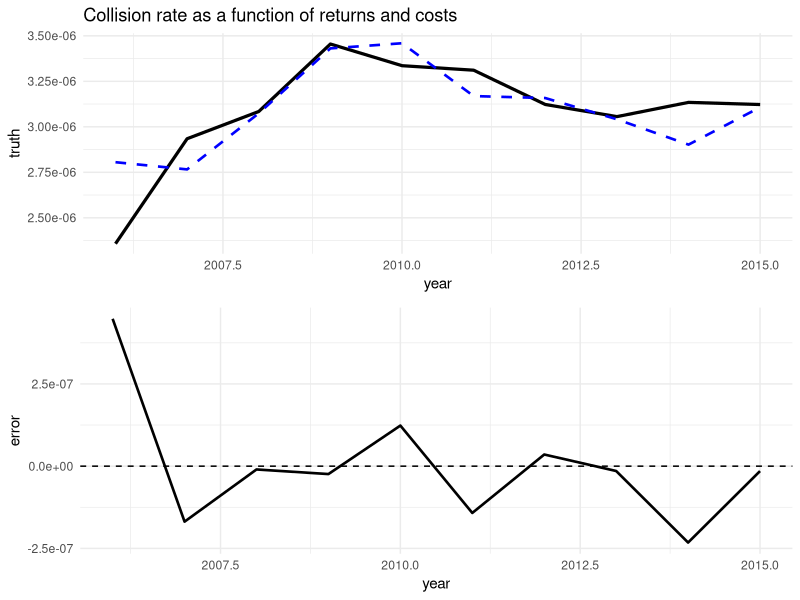

Write the R code that produced this figure. (Note: this script raises an error after producing the figure.)
#####################################################################
# Script to take a series of satellite costs and returns data and calibrate an economic model of satellite excess returns
#####################################################################

rm(list=ls())

library(ggplot2)
library(glmnet)
library(plyr)
library(gridExtra)

# function to plot estimated objects
fitplot <- function(xvars,coefs,year,truth,title) {
	fitline <- xvars%*%coefs
	colnames(fitline)=NULL
	fit <- data.frame(year=year,fit=fitline,truth=truth,error=(fitline-truth))

	plot_base <- ggplot(data=fit, aes(x=year))
	plot_fitplot <- plot_base + geom_line(aes(y=truth),size=1.1) +
							geom_line(aes(y=fit),size=0.9,linetype="dashed", color="blue") +
							theme_minimal() + ggtitle(paste(title))
	plot_error <- plot_base + geom_line(aes(y=error),size=0.9) +
						geom_hline(yintercept=0,linetype="dashed") +
						theme_minimal()

	grid.arrange(plot_fitplot,plot_error,nrow=2)

}

# function to calculate sequence of economic launch costs recursively
F_calc <- function(a_1,a_2,a_3,F_1,pi_t,risk,...) {
	F <- rep(0,length=length(risk))
	F[1] <- F_1
	for(i in 1:(length(risk)-1)) {
		F[i+1] <- (a_2*pi_t[i] + a_3*F[i])/(risk[i+1] - a_1)
	}
	return(F)
}

##### read in data, aggregate, and reshape 
aggrc <- read.csv("../data/industry_revenues.csv")
aggrc <- subset(aggrc, select=c(Category, Commercial.Infrastructure.and.Support.Industries,Ground.Stations.and.Equipment, Satellite.Manufacturing..Commercial., Satellite.Launch.Industry..Commercial., Insurance.Premiums, Commercial.Space.Products.and.Services)) 
aggrc <- ddply(aggrc, ~Category, transform, tot_rev = Commercial.Space.Products.and.Services, tot_cost = (Commercial.Infrastructure.and.Support.Industries + Ground.Stations.and.Equipment + Satellite.Manufacturing..Commercial. + Satellite.Launch.Industry..Commercial.) )
aggrc$r_s_raw <- aggrc$tot_rev/aggrc$tot_cost  #calculate the raw rate of return on a satellite - the number of satellites drops out of the formula 
aggrc$Ft_Ft <- c(0,aggrc$tot_cost[-1]/aggrc$tot_cost[-length(aggrc$tot_cost)])
colnames(aggrc)[1] <- "year"
aggrc <- aggrc[-1,]

### scale aggregate revenues/costs by share in LEO
satellites <- read.csv("../data/ucsfaa_merged.csv")
LEO_share <- ddply(satellites, ~Launch.Year, summarize, share_in_LEO=mean(LEO), share_in_GSO=mean(GSO) )
colnames(LEO_share)[1] <- c("year")

aggrc <- merge(LEO_share,aggrc,by=c("year"))
#aggrc$r_s <- aggrc$r_s_raw*aggrc$share_in_LEO # disabled because (1) I don't have the right measure of share; (2) it feels like data snooping to use the share of launches instead of share of satellites; (3) shouldn't OLS "learn" the share and embed it in the parameter estimates?
aggrc$r_s <- aggrc$r_s_raw

dfrm <- read.csv("../data/ST_stock_series.csv")
dfrm <- dfrm[-c(nrow(dfrm)-1,nrow(dfrm)),]
risk <- subset(dfrm,select=c(year, risk))
risk$risk <- risk$risk/dfrm$payloads_in_orbit

dfrm <- merge(aggrc,risk,by=c("year"))
dfrm <- subset(dfrm,select=c(year,tot_rev,tot_cost,r_s,r_s_raw,risk,share_in_LEO,Ft_Ft))

### calculate implied IRR
dfrm$implied_r <- dfrm$r_s - dfrm$risk

### write out econ series dfrm
write.csv(dfrm,file="econ_series.csv",row.names=FALSE)

##### model risk as a function of the return
dfrm_mat <- as.matrix(subset(dfrm,select=-c(risk,year,implied_r,tot_rev,tot_cost,r_s_raw,share_in_LEO)))
risk <- dfrm$risk

riskmodel <- lm( risk ~ r_s + Ft_Ft, data=dfrm)
summary(riskmodel)

riskparms <- coef(riskmodel)
riskxvars <- matrix(c(rep(1,length=dim(dfrm)[1]), dfrm$r_s, dfrm$Ft_Ft), ncol=3, byrow=FALSE )
fitplot(riskxvars,riskparms,dfrm$year,dfrm$risk,title="Collision rate as a function of returns and costs")
dev.off()

write.csv(riskparms,file="econ_series_coefs.csv")

##### calculate implied launch costs

F <- F_calc(a_1=riskparms[1],a_2=riskparms[2],a_3=riskparms[3],F_1=(dfrm$Ft_Ft[1]*dfrm$tot_cost[1]),pi_t=dfrm$tot_rev,risk=dfrm$risk)
p <- dfrm$tot_rev

printed_table_of_costs_and_returns <- data.frame(year=seq(from=aggrc$year[1],length.out=nrow(dfrm)),pi_t=dfrm$tot_rev,F_t=dfrm$tot_cost,F_hat=F)
#View(printed_table_of_costs_and_returns)

write.csv(round(printed_table_of_costs_and_returns,digits=2),file="implied_costs.csv")

##### plot objects of interest

png(width=400,height=400,filename="../images/risk_return_plot.png")
fitplot(riskxvars,riskparms,dfrm$year,dfrm$risk,title="Collision probability as a function of returns and costs")
dev.off()
















# # use NLS to estimate implied path of stock constraint shadow price
# launch_path <- read.csv("/home/akhil/Documents/git-repos/tragedy-space-commons/data/ST_stock_series.csv")

# sp_NLS <- as.data.frame(launch_path)
# sp_NLS <- merge(dfrm,sp_NLS,by=c("year","risk"))

# SP_NLS <- function(parms,pi_t,F_t,risk) {
# 	T <- length(risk)
# 	momcon <- rep(1,length=T)
# 	shadow_price <- parms[2:(T+1)]
# 	momcon[1] <- risk[1] - pi_t[1]/(F_t[1]) + parms[1]- shadow_price[t]
# 	for(t in 1:(T-1)){
# 		momcon[t+1] <- risk[t+1] - pi_t[t+1]/(F_t[t+1]) + parms[1]*F_t[t]/(F_t[t+1]) - shadow_price[t+1]
# 	}
# 	# print("Shadow prices are: ")
# 	# print(paste0(shadow_price))

# 	#print(paste0("Discount rate is: ", format( (parms[1]-1),digits=3)))
# 	parms[2:(T+1)] <- shadow_price
# 	objective <- sum(momcon^2) #t(momcon)%*%momcon
# 	#print(paste0("Objective value is: ", format(objective,digits=7)))
# 	return(objective)
# }

# parms <- c(1,rep(1,length=length(sp_NLS$risk)))
# #SP_NLS(parms,pi_t=sp_NLS$tot_rev,F_t=sp_NLS$tot_cost,risk=sp_NLS$risk)
# sp_res <- optim(par=parms,fn=SP_NLS,lower=0,pi_t=sp_NLS$tot_rev,F_t=sp_NLS$tot_cost,risk=sp_NLS$risk,method="L-BFGS-B")

# shadow_price <- sp_res$par[-1]
# imp_avg_r <- sp_res$par[1] - 1
# print("Shadow prices are: ")
# print(paste0(shadow_price))
# print(paste0("Discount rate is: ", format( imp_avg_r,digits=3) ))
# print(paste0("Objective value is: ", format(sp_res$value,digits=7)))
	
# sp_NLS <- cbind(sp_NLS,shadow_price)

# launches <- ggplot(sp_NLS,aes(x=year)) + geom_line(aes(y=(launch_successes+launch_failures)),size=1.1) +
# geom_line(aes(y=launch_successes),color="blue",size=1.1) +
# 							theme_minimal() + ggtitle("Total launches (attempts/year)")
# shadow_prices <- ggplot(sp_NLS,aes(x=year)) + geom_line(aes(y=shadow_price),size=1.1) +
# 							theme_minimal() + ggtitle("Price of implied stock control ($100m/year)")
# revs_costs <- ggplot(sp_NLS,aes(x=year)) + geom_line(aes(y=tot_rev),size=1.1,color="blue") +
# geom_line(aes(y=tot_cost),size=1.1,color="red") +
# 							theme_minimal() + ggtitle("Revenues and costs ($100m/year)")
# risk <- ggplot(sp_NLS,aes(x=year)) + geom_line(aes(y=risk),size=1.1) +
# 							theme_minimal() + ggtitle("Risk (inst. prob.)")
# grid.arrange(launches,revs_costs,risk,shadow_prices,ncol=1)



# # use NLS to estimate implied path of launch constraint shadow price
# launch_path <- read.csv("/home/akhil/Documents/git-repos/tragedy-space-commons/data/ST_stock_series.csv")

# lp_NLS <- as.data.frame(launch_path)
# lp_NLS <- merge(dfrm,lp_NLS,by=c("year","risk"))

# P_NLS <- function(parms,pi_t,F_t,risk) {
# 	T <- length(risk)
# 	momcon <- rep(1,length=T)
# 	shadow_price <- parms[2:(T+1)]
# 	#momcon[1] <- risk - (1 - F_t[1]/F_t[2]+shadow_price[2])) - pi_t[2]/(F_t[2]+shadow_price[2]) + parms[1]*F_t[1]/(F_t[2]+shadow_price[2])
# 	for(t in 1:(T-1)){
# 		#momcon[t+1] <- risk[t+1] - (1 - shadow_price[t]/(F_t[t+1]+shadow_price[t+1])) - pi_t[t+1]/(F_t[t+1]+shadow_price[t+1]) + parms[1]*F_t[t]/(F_t[t+1]+shadow_price[t+1])
# 		momcon[t+1] <- risk[t+1] - (1/(F_t[t+1])) - pi_t[t+1]/(F_t[t+1]) + parms[1]*F_t[t]/(F_t[t+1])
# 	}
# 	# print("Shadow prices are: ")
# 	# print(paste0(shadow_price))

# 	#print(paste0("Discount rate is: ", format( (parms[1]-1),digits=3)))
# 	parms[2:(T+1)] <- shadow_price
# 	objective <- sum(momcon^2) #t(momcon)%*%momcon
# 	#print(paste0("Objective value is: ", format(objective,digits=7)))
# 	return(objective)
# }

# parms <- c(1,rep(1,length=length(lp_NLS$risk)))
# #P_NLS(parms,pi_t=lp_NLS$tot_rev,F_t=lp_NLS$tot_cost,risk=lp_NLS$risk)
# res <- optim(par=parms,fn=P_NLS,lower=0,pi_t=lp_NLS$tot_rev,F_t=lp_NLS$tot_cost,risk=lp_NLS$risk,method="L-BFGS-B")

# shadow_price <- res$par[-1]
# imp_avg_r <- res$par[1] - 1
# print("Shadow prices are: ")
# print(paste0(shadow_price))
# print(paste0("Discount rate is: ", format( imp_avg_r,digits=3) ))
# print(paste0("Objective value is: ", format(res$value,digits=7)))
	
# lp_NLS <- cbind(lp_NLS,shadow_price)

# launches <- ggplot(lp_NLS,aes(x=year)) + geom_line(aes(y=(launch_successes+launch_failures)),size=1.1) +
# geom_line(aes(y=launch_successes),color="blue",size=1.1) +
# 							theme_minimal() + ggtitle("Total launches (attempts/year)")
# shadow_prices <- ggplot(lp_NLS,aes(x=year)) + geom_line(aes(y=shadow_price),size=1.1) +
# 							theme_minimal() + ggtitle("Implied price of launch constraint ($100m/year)")
# revs_costs <- ggplot(lp_NLS,aes(x=year)) + geom_line(aes(y=tot_rev),size=1.1,color="blue") +
# geom_line(aes(y=tot_cost),size=1.1,color="red") +
# 							theme_minimal() + ggtitle("Revenues and costs ($100m/year)")
# risk <- ggplot(lp_NLS,aes(x=year)) + geom_line(aes(y=risk),size=1.1) +
# 							theme_minimal() + ggtitle("Risk (inst. prob.)")
# grid.arrange(launches,revs_costs,risk,shadow_prices,ncol=1)


# ### random initial condition draws

# shadow_price_dist <- matrix(0,nrow=300,ncol=length(lp_NLS$risk))
# imp_avg_r_dist <- rep(0,length.out=300)
# objective_dist <- rep(0,length.out=300)

# for(i in 1:300) {
# 	#parms <- rep(runif(min=0,max=100,n=1),length=(length(lp_NLS$risk)+1) )
# 	parms <- runif(min=0,max=1,n=(length(lp_NLS$risk)+1) )
# 	res <- optim(par=parms,fn=P_NLS,lower=0,pi_t=lp_NLS$tot_rev,F_t=lp_NLS$tot_cost,risk=lp_NLS$risk,method="L-BFGS-B")
# 	shadow_price_dist[i,] <- res$par[-1]
# 	imp_avg_r_dist[i] <- res$par[1] - 1
# 	objective_dist[i] <- res$value
# }

# distns <- cbind(shadow_price_dist,imp_avg_r_dist,objective_dist)

# summary(distns)

# best_parms <- distns[which.min(distns[,12]),]
# best_sp <- best_parms[1:length(lp_NLS$risk)]

# best_fit <- cbind(lp_NLS,best_sp)

# launches <- ggplot(lp_NLS,aes(x=year)) + geom_line(aes(y=(launch_successes+launch_failures)),size=1.1) +
# geom_line(aes(y=launch_successes),color="blue",size=1.1) +
# 							theme_minimal() + ggtitle("Total launches (attempts/year)")
# best_shadow_prices <- ggplot(lp_NLS,aes(x=year)) + geom_line(aes(y=best_sp),size=1.1,color="blue") +
# 							geom_line(aes(y=shadow_price),size=1.1) +
# 							theme_minimal() + ggtitle("Implied price of launch constraint ($100m/year)")
# revs_costs <- ggplot(lp_NLS,aes(x=year)) + geom_line(aes(y=tot_rev),size=1.1,color="blue") +
# geom_line(aes(y=tot_cost),size=1.1,color="red") +
# 							theme_minimal() + ggtitle("Revenues and costs ($100m/year)")
# risk <- ggplot(lp_NLS,aes(x=year)) + geom_line(aes(y=risk),size=1.1) +
# 							theme_minimal() + ggtitle("Risk (inst. prob.)")
# grid.arrange(launches,revs_costs,risk,best_shadow_prices,ncol=1)



